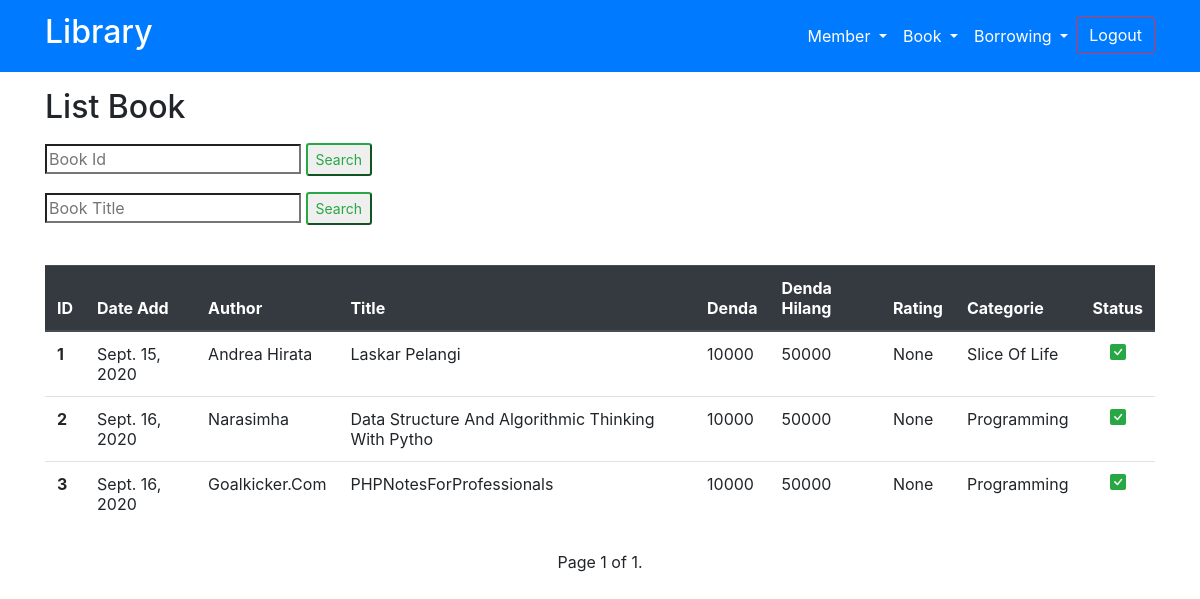
The app's page /book-list/ (signed in), older data.
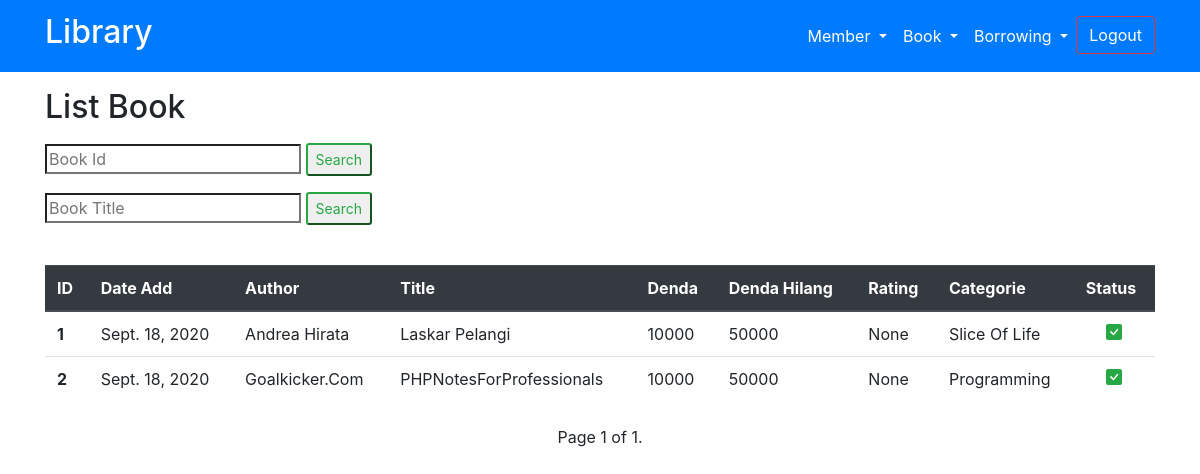
The same page, newer data.
### my_app/models.py (models this page shows, shortened)
class Book(models.Model):
    dateAdd = models.DateField(auto_now_add=True)
    author = models.CharField(max_length=50)
    title = models.CharField(max_length=50)
    denda = models.IntegerField(default=10000)
    denda_hilang = models.IntegerField(default=50000)
    status = models.BooleanField(default=True)
    status_dipinjam = models.BooleanField(default=False)
    rating = models.ForeignKey(Rating, on_delete=models.CASCADE,)
    categorie = models.ForeignKey(Categorie, on_delete=models.CASCADE,)
    user = models.ForeignKey(User, on_delete=models.CASCADE)
    class Meta:
        verbose_name = "Book"
        verbose_name_plural = "Books"
        ordering = ['-dateAdd']

class Rating(models.Model):
    name = models.CharField(max_length=10)
    class Meta:
        verbose_name = "Rating"
        verbose_name_plural = "Ratings"
    def __str__(self):
        return self.name

class Categorie(models.Model):
    name = models.CharField(max_length=30)
    class Meta:
        verbose_name = "Categorie"
        verbose_name_plural = "Categories"
    def __str__(self):
        return self.name

### my_app/views.py (the view, shortened to what this page needs)
# urls.py: path('book-list/', views.book_list, name='book-list'),
def book_list(request):
    if request.user.is_authenticated:
        page = 'Book'
        with_paginator = True
        data = Book.objects.all().order_by('id')
        paginator = Paginator(data, 100)
        pageNum = request.GET.get('page')
        dataresult = paginator.get_page(pageNum)
        return render(request, 'home/list-book.html', {
            'page': page,
            'data': dataresult,
            'with_paginator': with_paginator,
        })
    else:
        return HttpResponseRedirect(reverse('login'))

### templates/home/list-book.html (shortened to what this page needs)
{% extends 'base.html' %}
{% load static %}
{% block content %}
<div class="container my-3 text-capitalize">
    <h2 class="mb-3">List {{page}}</h2>
    <div class="row justify-content-right">
        <div class="col">
            <form action="" method="post">
                <div class="form-group">
                    <input type="search" name="id" id="" placeholder="Book Id" required>
                    <input type="submit" value="Search" class="btn-sm btn-outline-success">
                </div>
            </form>
            <form action="" method="post">
                <div class="form-group">
                    <input type="search" name="nama" id="" placeholder="Book Title" required>
                    <input type="submit" value="Search" class="btn-sm btn-outline-success">
                </div>
            </form>
        </div>
    </div>
</div>
<div class="container my-4 text-capitalize">
    <table class="table table-hover">
        <thead class="thead-dark">
            <th scope="col">ID</th>
            <th scope="col">date add</th>
            <th scope="col">author</th>
            <th scope="col">title</th>
            <th scope="col">denda</th>
            <th scope="col">denda hilang</th>
            <th scope="col">rating</th>
            <th scope="col">categorie</th>
            <th scope="col">status</th>
        </thead>
        <tbody>
            {% for i in data %}
            <tr>
                <th scope="row">{{i.id}}</th>
                <td>{{i.dateAdd}}</td>
                <td>{{i.author}}</td>
                <td>{{i.title}}</td>
                <td class="">{{i.denda}}</td>
                <td>{{i.denda_hilang}}</td>
                <td>{{i.rating}}</td>
                <td>{{i.categorie}}</td>
                {% if i.status is True %}
                <td class="text-success text-center">
                </td>
                {% endif %}
            </tr>
            {% endfor %}
        </tbody>
    </table>
</div>
{% if with_paginator is True %}
<div class="container">
    <div class="row">
        <div class="col text-center">
            <span> Page {{ data.number }} of {{ data.paginator.num_pages }}.</span>
        </div>
    </div>
</div>
{% endif %}
{% endblock content %}

### templates/base.html (shortened to what this page needs)
{% load static %}
<html lang="en">
<head>
    <link rel="stylesheet" href=" {% static 'bootstrap/css/bootstrap.min.css' %}">
</head>
<body>
    {% if request.user.is_authenticated %}
    <nav class="navbar navbar-expand-lg navbar-dark bg-primary text-capitalize">
        <div class="container">
            <a class="navbar-brand" href="{% url 'home:index' %}">
                <h2>Library</h2>
            </a>
            <div class="collapse navbar-collapse" id="navbarSupportedContent">
                <ul class="navbar-nav ml-lg-auto">
                    <li class="nav-item dropdown">
                        <a class="nav-link dropdown-toggle active" href="#" id="navbarDropdown" role="button"
                            data-toggle="dropdown" aria-haspopup="true" aria-expanded="false">
                            member
                        </a>
                    </li>
                    <li class="nav-item dropdown">
                        <a class="nav-link dropdown-toggle active" href="#" id="navbarDropdown" role="button"
                            data-toggle="dropdown" aria-haspopup="true" aria-expanded="false">
                            Book
                        </a>
                    </li>
                    <li class="nav-item dropdown">
                        <a class="nav-link dropdown-toggle active" href="#" id="navbarDropdown" role="button"
                            data-toggle="dropdown" aria-haspopup="true" aria-expanded="false">
                            borrowing
                        </a>
                    </li>
                    <li class="nav-item active text-dark">
                        <a href="{% url 'logout' %}" class="btn btn-outline-danger text-white">logout</a>
                    </li>
                </ul>
            </div>
        </div>
    </nav>
    {% endif %}
    {% block content %}
    {% endblock content %}
</body>
</html>

Row changes from the older to the newer data that the page shows:
removed Book: id "3", dateAdd "Sept. 16, 2020", author "Goalkicker.com", title "PHPNotesForProfessionals", denda "10000", denda_hilang "50000", rating "None", categorie "Programming", status True (drawn)
changed Book "Andrea Hirata": dateAdd "Sept. 15, 2020" → "Sept. 18, 2020"
changed Book "Programming": dateAdd "Sept. 16, 2020" → "Sept. 18, 2020"; author "Narasimha" → "Goalkicker.com"; title "Data Structure And Algorithmic Thinking With Pytho" → "PHPNotesForProfessionals"
